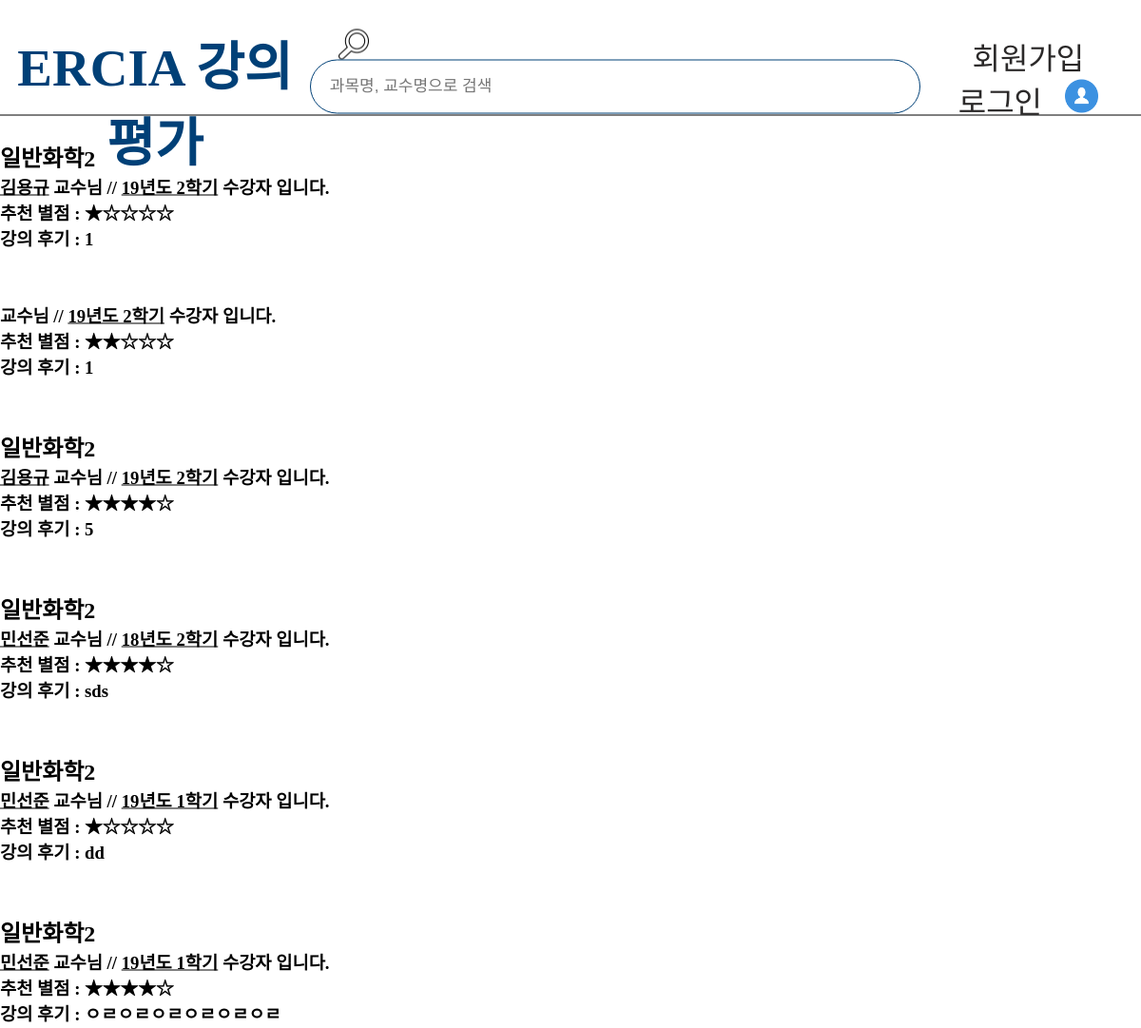
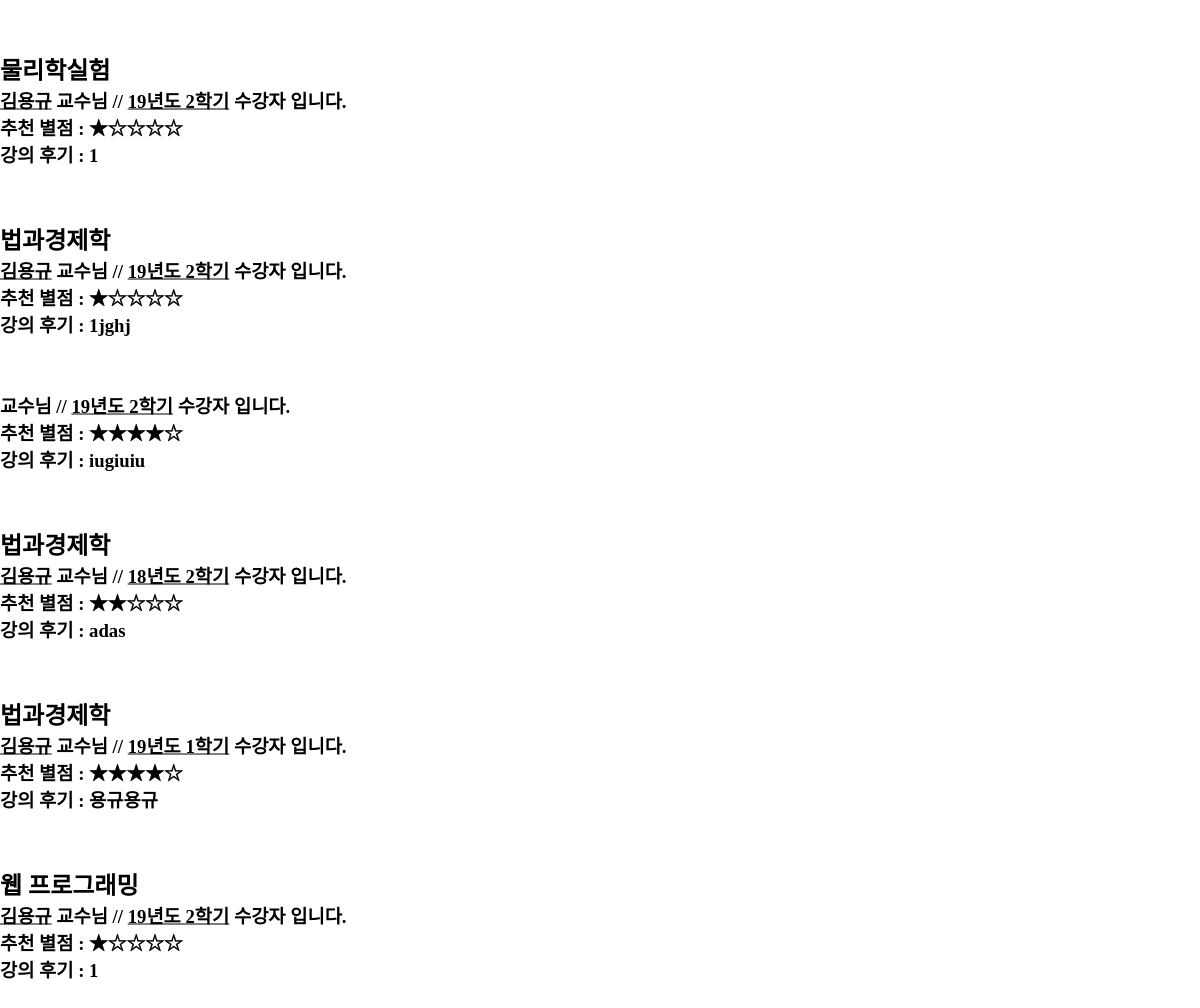
Page /result/ on the committed database (2 pictures, top to bottom).
### app/models.py (models this page shows, shortened)
class GeneralChemistry2(models.Model):
    objects = models.Manager()
    author = models.ForeignKey(settings.AUTH_USER_MODEL, default =1, on_delete = models.CASCADE)
    lectureName = models.CharField(max_length=200, default="일반화학2")
    professorName = models.CharField(max_length=50, default="민선준")
    SEME_FIELD_CHOICES=[
        ('19년도 2학기', '19년도 2학기'),
        ('19년도 1학기', '19년도 1학기'),
        ('18년도 2학기', '18년도 2학기'),
        ('18년도 2학기', '18년도 1학기'),
    ]
    seme = models.CharField(max_length=10, choices=SEME_FIELD_CHOICES)
    score = models.IntegerField(validators=[MinValueValidator(0),MaxValueValidator(5)], default=[0])
    text = models.TextField(max_length=300)
    time = models.DateTimeField(default=timezone.now)

class PhysicsExperiment(models.Model):
    objects = models.Manager()
    author = models.ForeignKey(settings.AUTH_USER_MODEL, default =1, on_delete = models.CASCADE)
    lectureName = models.CharField(max_length=200, default="일반물리학실험")
    professorName = models.CharField(max_length=50, default="오혜근")
    SEME_FIELD_CHOICES=[
        ('19년도 2학기', '19년도 2학기'),
        ('19년도 1학기', '19년도 1학기'),
        ('18년도 2학기', '18년도 2학기'),
        ('18년도 2학기', '18년도 1학기'),
    ]
    seme = models.CharField(max_length=10, choices=SEME_FIELD_CHOICES)
    score = models.IntegerField(validators=[MinValueValidator(0),MaxValueValidator(5)], default=[0])
    text = models.TextField(max_length=300)
    time = models.DateTimeField(default=timezone.now)

class LawAndEconomics(models.Model):
    objects = models.Manager()
    author = models.ForeignKey(settings.AUTH_USER_MODEL, default =1, on_delete = models.CASCADE)
    lectureName = models.CharField(max_length=200, default="법과경제학")
    professorName = models.CharField(max_length=50, default="김용규")
    SEME_FIELD_CHOICES=[
        ('19년도 2학기', '19년도 2학기'),
        ('19년도 1학기', '19년도 1학기'),
        ('18년도 2학기', '18년도 2학기'),
        ('18년도 2학기', '18년도 1학기'),
    ]
    seme = models.CharField(max_length=10, choices=SEME_FIELD_CHOICES)
    score = models.IntegerField(validators=[MinValueValidator(0),MaxValueValidator(5)], default=[0])
    text = models.TextField(max_length=300)
    time = models.DateTimeField(default=timezone.now)

class WebProgramming(models.Model):
    objects = models.Manager()
    author = models.ForeignKey(settings.AUTH_USER_MODEL, default =1, on_delete = models.CASCADE)
    lectureName = models.CharField(max_length=200, default="웹프로그래밍")
    professorName = models.CharField(max_length=50, default="최기환")
    SEME_FIELD_CHOICES=[
        ('19년도 2학기', '19년도 2학기'),
        ('19년도 1학기', '19년도 1학기'),
        ('18년도 2학기', '18년도 2학기'),
        ('18년도 2학기', '18년도 1학기'),
    ]
    seme = models.CharField(max_length=10, choices=SEME_FIELD_CHOICES)
    score = models.IntegerField(validators=[MinValueValidator(0),MaxValueValidator(5)], default=[0])
    text = models.TextField(max_length=300)
    time = models.DateTimeField(default=timezone.now)

### app/views.py (the view)
# urls.py: path('result/',app.views.result, name="result"),
def result(request):
    GC2posts = GeneralChemistry2.objects.all()
    PEposts = PhysicsExperiment.objects.all()
    WPposts = WebProgramming.objects.all()
    LEposts = LawAndEconomics.objects.all()
    query = request.GET.get('query','')
    if request.method == 'GET':
        if query:
            GC2posts = GC2posts.filter(lectureName=query, professorName=query)
            PEposts  = PEposts.filter(lectureName=query, professorName=query)
            WPposts  = WPposts.filter(lectureName=query, professorName=query)
            LEposts  = LEposts.filter(lectureName=query, professorName=query)
    return render(request, 'result.html',{'GC2posts':GC2posts, 'PEposts':PEposts, 'WPposts':WPposts, 'LEposts':LEposts})

### app/templates/result.html (shortened to what this page needs)
{% extends "base_list.html" %}
{% load static %}
{% block css %}
<link rel="stylesheet" href="{% static 'css/index_plls.css' %}">
{% endblock css %}
{% block content %}
{% for post in GC2posts%}
        <div class="listView_Box">
            <div class="listView">
                <h2>{{post.lectureName}}</h2>
                <div class="listView_Top">
                    <h3><u>{{post.professorName}}</u> 교수님  //  <u>{{post.seme}}</u> 수강자 입니다.
                    </h3>
                </div>
                <div class="listView_Middle">
                    <h3>추천 별점  :
                        {% if post.score == 1 %} ★☆☆☆☆
                        {% elif post.score == 2 %} ★★☆☆☆
                        {% elif post.score == 3 %} ★★★☆☆
                        {% elif post.score == 4 %} ★★★★☆
                        {% elif post.score == 5 %} ★★★★★
                        {% endif %}</h3>
                </div>
                <div class="listView_Bottom">
                    <h3>강의 후기 : {{post.text}} </h3>
                </div>
            </div><Br><Br>
        </div>
    <br>
{% endfor %}
{% for post in PEposts%}
        <div class="listView_Box">
            <div class="listView">
                <h2>{{post.lectureName}}</h2>
                <div class="listView_Top">
                    <h3><u>{{post.professorName}}</u> 교수님  //  <u>{{post.seme}}</u> 수강자 입니다.
                    </h3>
                </div>
                <div class="listView_Middle">
                    <h3>추천 별점  :
                        {% if post.score == 1 %} ★☆☆☆☆
                        {% elif post.score == 2 %} ★★☆☆☆
                        {% elif post.score == 3 %} ★★★☆☆
                        {% elif post.score == 4 %} ★★★★☆
                        {% elif post.score == 5 %} ★★★★★
                        {% endif %}</h3>
                </div>
                <div class="listView_Bottom">
                    <h3>강의 후기 : {{post.text}} </h3>
                </div>
            </div><Br><Br>
        </div>
    <br>
{% endfor %}
{% for post in LEposts%}
        <div class="listView_Box">
            <div class="listView">
                <h2>{{post.lectureName}}</h2>
                <div class="listView_Top">
                    <h3><u>{{post.professorName}}</u> 교수님  //  <u>{{post.seme}}</u> 수강자 입니다.
                    </h3>
                </div>
                <div class="listView_Middle">
                    <h3>추천 별점  :
                        {% if post.score == 1 %} ★☆☆☆☆
                        {% elif post.score == 2 %} ★★☆☆☆
                        {% elif post.score == 3 %} ★★★☆☆
                        {% elif post.score == 4 %} ★★★★☆
                        {% elif post.score == 5 %} ★★★★★
                        {% endif %}</h3>
                </div>
                <div class="listView_Bottom">
                    <h3>강의 후기 : {{post.text}} </h3>
                </div>
            </div><Br><Br>
        </div>
    <br>
{% endfor %}
{% for post in WPposts%}
        <div class="listView_Box">
            <div class="listView">
                <h2>{{post.lectureName}}</h2>
                <div class="listView_Top">
                    <h3><u>{{post.professorName}}</u> 교수님  //  <u>{{post.seme}}</u> 수강자 입니다.
                    </h3>
                </div>
                <div class="listView_Middle">
                    <h3>추천 별점  :
                        {% if post.score == 1 %} ★☆☆☆☆
                        {% elif post.score == 2 %} ★★☆☆☆
                        {% elif post.score == 3 %} ★★★☆☆
                        {% elif post.score == 4 %} ★★★★☆
                        {% elif post.score == 5 %} ★★★★★
                        {% endif %}</h3>
                </div>
                <div class="listView_Bottom">
                    <h3>강의 후기 : {{post.text}} </h3>
                </div>
            </div><Br><Br>
        </div>
    <br>
{% endfor %}
{% endblock%}

### app/static/css/base_1.css (style rules this page uses)
* { margin: 0; padding: 0; }
body { background: white; margin: 0; display: flex; justify-content: center; }

### app/static/css/index_plls.css (style rules this page uses)
body { height: 100%; width: 100%; }

### rows in the picture
GeneralChemistry2: lectureName "일반화학2", professorName "김용규", seme "19년도 2학기", text "1"
GeneralChemistry2: seme "19년도 2학기", text "1"
GeneralChemistry2: lectureName "일반화학2", professorName "김용규", seme "19년도 2학기", text "5"
GeneralChemistry2: lectureName "일반화학2", professorName "민선준", seme "18년도 2학기", text "sds"
GeneralChemistry2: lectureName "일반화학2", professorName "민선준", seme "19년도 1학기", text "dd"
GeneralChemistry2: lectureName "일반화학2", professorName "민선준", seme "19년도 1학기", text "ㅇㄹㅇㄹㅇㄹㅇㄹㅇㄹㅇㄹ"
PhysicsExperiment: lectureName "물리학실험", professorName "김용규", seme "19년도 2학기", text "1"
LawAndEconomics: lectureName "법과경제학", professorName "김용규", seme "19년도 2학기", text "1jghj"
LawAndEconomics: seme "19년도 2학기", text "iugiuiu"
LawAndEconomics: lectureName "법과경제학", professorName "김용규", seme "18년도 2학기", text "adas"
LawAndEconomics: lectureName "법과경제학", professorName "김용규", seme "19년도 1학기", text "용규용규"
WebProgramming: lectureName "웹 프로그래밍", professorName "김용규", seme "19년도 2학기", text "1"
